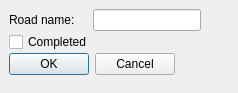
<?xml version="1.0" encoding="UTF-8"?>
<ui version="4.0">
 <class>Dialog</class>
 <widget class="QDialog" name="Dialog">
  <property name="geometry">
   <rect>
    <x>0</x>
    <y>0</y>
    <width>238</width>
    <height>93</height>
   </rect>
  </property>
  <property name="sizePolicy">
   <sizepolicy hsizetype="Minimum" vsizetype="Minimum">
    <horstretch>0</horstretch>
    <verstretch>0</verstretch>
   </sizepolicy>
  </property>
  <property name="minimumSize">
   <size>
    <width>238</width>
    <height>93</height>
   </size>
  </property>
  <property name="maximumSize">
   <size>
    <width>238</width>
    <height>93</height>
   </size>
  </property>
  <property name="sizeIncrement">
   <size>
    <width>0</width>
    <height>0</height>
   </size>
  </property>
  <property name="baseSize">
   <size>
    <width>0</width>
    <height>0</height>
   </size>
  </property>
  <property name="windowTitle">
   <string>Dialog</string>
  </property>
  <widget class="QWidget" name="layoutWidget">
   <property name="geometry">
    <rect>
     <x>9</x>
     <y>9</y>
     <width>215</width>
     <height>74</height>
    </rect>
   </property>
   <layout class="QGridLayout" name="gridLayout">
    <property name="sizeConstraint">
     <enum>QLayout::SetMinAndMaxSize</enum>
    </property>
    <property name="spacing">
     <number>1</number>
    </property>
    <item row="0" column="0">
     <widget class="QLabel" name="label">
      <property name="sizePolicy">
       <sizepolicy hsizetype="Fixed" vsizetype="Fixed">
        <horstretch>0</horstretch>
        <verstretch>0</verstretch>
       </sizepolicy>
      </property>
      <property name="text">
       <string>Road name:</string>
      </property>
     </widget>
    </item>
    <item row="0" column="1">
     <widget class="QLineEdit" name="name1">
      <property name="sizePolicy">
       <sizepolicy hsizetype="Fixed" vsizetype="Fixed">
        <horstretch>0</horstretch>
        <verstretch>0</verstretch>
       </sizepolicy>
      </property>
     </widget>
    </item>
    <item row="1" column="0">
     <widget class="QCheckBox" name="Completed">
      <property name="sizePolicy">
       <sizepolicy hsizetype="Fixed" vsizetype="Fixed">
        <horstretch>0</horstretch>
        <verstretch>0</verstretch>
       </sizepolicy>
      </property>
      <property name="text">
       <string>Completed</string>
      </property>
     </widget>
    </item>
    <item row="2" column="0" colspan="2">
     <widget class="QDialogButtonBox" name="button_box">
      <property name="sizePolicy">
       <sizepolicy hsizetype="Fixed" vsizetype="Fixed">
        <horstretch>0</horstretch>
        <verstretch>0</verstretch>
       </sizepolicy>
      </property>
      <property name="orientation">
       <enum>Qt::Horizontal</enum>
      </property>
      <property name="standardButtons">
       <set>QDialogButtonBox::Cancel|QDialogButtonBox::Ok</set>
      </property>
     </widget>
    </item>
   </layout>
  </widget>
 </widget>
 <resources/>
 <connections>
  <connection>
   <sender>button_box</sender>
   <signal>accepted()</signal>
   <receiver>Dialog</receiver>
   <slot>accept()</slot>
   <hints>
    <hint type="sourcelabel">
     <x>248</x>
     <y>254</y>
    </hint>
    <hint type="destinationlabel">
     <x>157</x>
     <y>274</y>
    </hint>
   </hints>
  </connection>
  <connection>
   <sender>button_box</sender>
   <signal>rejected()</signal>
   <receiver>Dialog</receiver>
   <slot>reject()</slot>
   <hints>
    <hint type="sourcelabel">
     <x>316</x>
     <y>260</y>
    </hint>
    <hint type="destinationlabel">
     <x>286</x>
     <y>274</y>
    </hint>
   </hints>
  </connection>
 </connections>
</ui>
